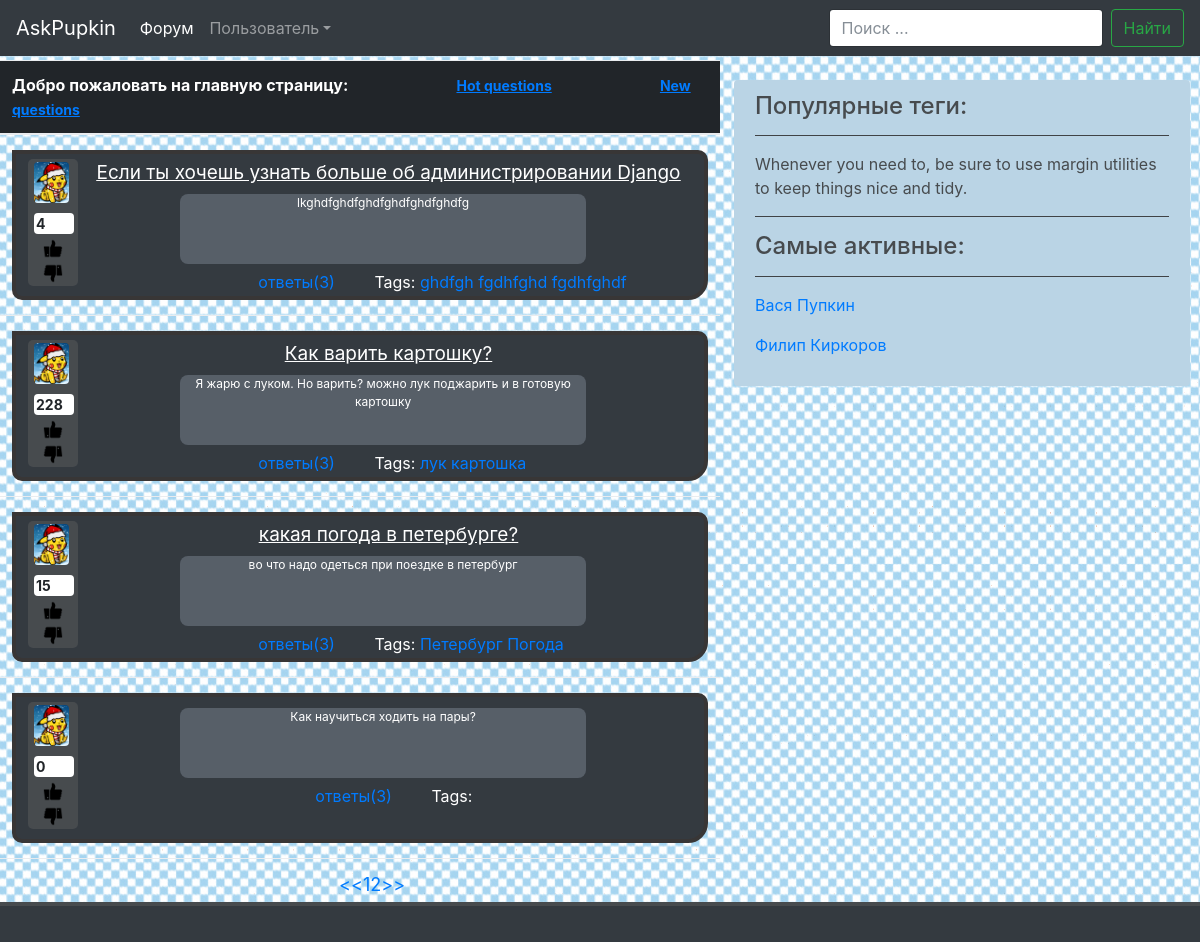
The app's page /, older data.
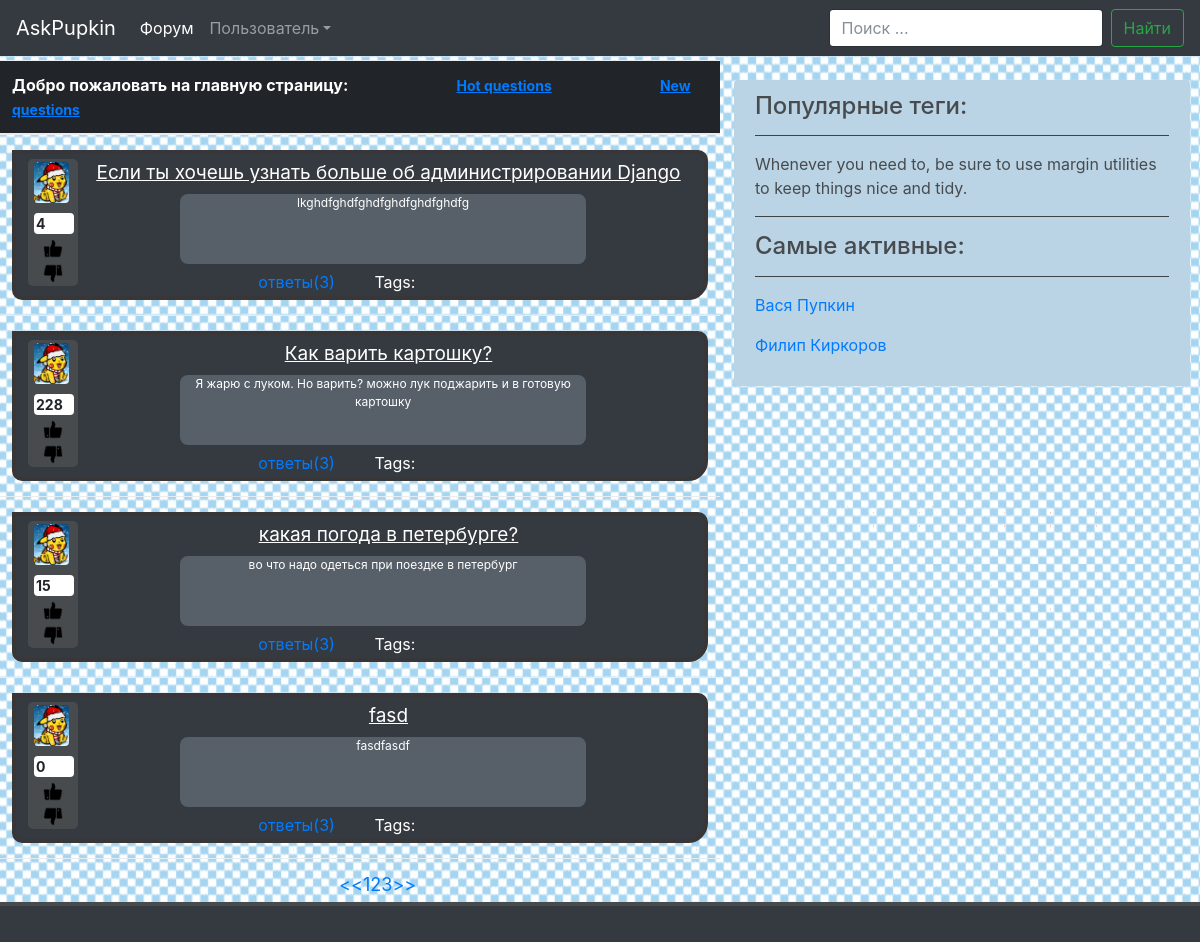
The same page, newer data.
### blog/models.py (models this page shows, shortened)
class Question(models.Model):
	title = models.CharField(max_length=255, verbose_name="заголовок")
	text = models.TextField(verbose_name="текст")
	author = models.ForeignKey(User, verbose_name="автор")
	tags = models.ManyToManyField("Tag")
	rating_num = models.IntegerField(verbose_name='рейтинг', default=0)
	added_on = models.DateTimeField(verbose_name='дата и время добавления', auto_now_add=True)
	objects = QuestionManager()
	class Meta:
		verbose_name = 'вопрос'
		verbose_name_plural = 'вопросы'

class Tag(models.Model):
	name = models.CharField(max_length=255, verbose_name="имя")
	objects = TagManager()
	def __str__(self):
		return self.name
	class Meta:
		verbose_name = 'тег'
		verbose_name_plural = 'теги'

### blog/views.py (the view)
# urls.py: url(r'^$', views.main , name='main'),
def main(request):
    success = request.GET.get('continue')
    page = paginate(request, Question.objects.all())
    user = {}
    if request.user.is_authenticated():
        user['first_name'] = request.user.first_name
        user['last_name'] = request.user.last_name
    return render(request, 'index.html', {'posts': page.object_list ,
                                          'paginator': page.paginator, 'page': page, 'success': success, 'user':user})

### blog/views.py (called while the page is built)
def paginate(request , qs):
    try:
        limit = int(request.GET.get('limit', 4))
    except ValueError:
        limit = 4
    if limit > 100:
        limit = 4
    try:
        page = int(request.GET.get('page', 1))
    except ValueError:
        raise Http404
    paginator = Paginator(qs, limit)
    try:
        page = paginator.page(page)
    except EmptyPage:
        page = paginator.page(paginator.num_pages)
    paginator.baseurl = '/?page='
    paginator.startnav = page.number - 2
    paginator.endnav = page.number + 2
    return page

### templates/index.html (shortened to what this page needs)
{% extends "base.html" %}
{% load staticfiles %}
{% block content %}
    <table class="table">
      <thead class="thead-inverse">
        <tr>
          <th style="width: 200px;" colspan="3">
              {% if success == None %}
                    Добро пожаловать на главную страницу:
              {% endif %}
              <a href="{% url 'hot' %}" id="hq">Hot questions</a> <a href="{% url 'new' %}" id="hq">New questions</a> </th>
        </tr>
      </thead>
      <tbody>
      {% for item in posts %}
        <tr>
          <td colspan="4">
              <div class="thd">
                  <div class = "left" id="changeColor">
                      <figure class="figure">
                        <img src="{% static 'images/g.png' %}" class="figure-img img-fluid rounded" alt="A generic square placeholder image with rounded corners in a figure.">
                      </figure>
                      <p style="background-color: white; font-size: 14px; width: 40px; font-weight:bold; border-radius: 4px; padding-left: 2px; margin-bottom: 1px;"> {{ item.rating_num }}</p>
                        <a href="#"><img src="{% static 'images/like.png' %}" id="like"/></a>
                        <a href="#"><img src="{% static 'images/dislike.png' %}" id="like"/></a>
                  </div>
                  <div class="text">
                    <p class="Ttl"><a href="{% url 'questions' item.id %}" class="Ttl">{{ item.title }}</a></p>
                    <p class="fish">{{ item.text }}</p>
                  </div>
                  <div class="propwin">
                        <a href ="#" style="margin-right: 35px;"> ответы(3) </a>
                        Tags:
                        {% for tag in item.tags.all %}
                            <a href= "{% url 'tag' tag %}" class="question-tag">{{ tag }}</a>
                        {% endfor %}
                  </div>
                </div>
          </td>
        </tr>
        {% endfor %}
          <tr>
            <td>
                <nav><ul class="pagination">
                    {% if 1 == page.number %}
                    <li class="active">
                    {% else %}
                    <li>
                    {% endif %}
                    <a href="{{ paginator.baseurl }}1"> << </a>
                    </li>
                    {% for p in paginator.page_range %}
                        {% if p >= paginator.startnav %}
                            {% if p <= paginator.endnav %}
                                {% if p == page.number %}
                                <li class="active">
                                {% else %}
                                <li>
                                {% endif %}
                                    <a href="{{ paginator.baseurl }}{{ p }}">
                                    {{ p }}</a>
                                </li>
                            {% endif %}
                        {% endif %}
                    {% endfor %}
                    {% if paginator.num_pages == page.number %}
                    <li class="active">
                    {% else %}
                    <li>
                    {% endif %}
                    <a href="{{ paginator.baseurl }}{{ paginator.num_pages }}"> >> </a>
                </ul></nav>
            </td>
          </tr>
      </tbody>
    </table>
{% endblock %}

### templates/base.html (shortened to what this page needs)
{% load staticfiles %}
<!DOCTYPE html>
<head>
    <link href="{% static 'css/bootstrap.min.css' %}" type="text/css" rel="stylesheet">
	<link href="{% static 'css/common.css' %}" type="text/css" rel="stylesheet">
  </head>
  <body>
    <nav class="navbar navbar-expand-md navbar-dark bg-dark fixed-top">
      <a class="navbar-brand" href="{% url 'main' %}">AskPupkin</a>
      <div class="collapse navbar-collapse" id="navbarsExampleDefault">
        <ul class="navbar-nav mr-auto">
          <li class="nav-item active">
            <a class="nav-link" href="{% url 'main' %}">Форум <span class="sr-only">(current)</span></a>
          </li>
          <li class="nav-item dropdown">
            <a class="nav-link dropdown-toggle" href=" " id="dropdown01" data-toggle="dropdown" aria-haspopup="true" aria-expanded="false">Пользователь</a>
          </li>
        </ul>
        <form class="form-inline my-2 my-lg-0">
          <input class="form-control mr-sm-2" placeholder="Поиск ..." aria-label="Search" type="text">
          <button class="btn btn-outline-success my-2 my-sm-0" type="submit">Найти</button>
        </form>
      </div>
    </nav>
    <div class="container">
      <div class="starter-template">
        <h1><br/></h1>
      </div>
    </div>
    {% block content %}
    {% endblock %}
    <div class="alert  tags" role="alert" >
        <h4 class="alert-heading">Популярные теги:</h4>
        <hr color ="#474B4E">
        <p class="mb-0">Whenever you need to, be sure to use margin utilities to keep things nice and tidy.</p>
        <hr color ="#474B4E">
        <h4 class="alert-heading">Самые активные:</h4>
        <hr color ="#474B4E">
        <p class="mb-0"><a href="#">Вася Пупкин</a><p>
        <p class="mb-0"><a href="#">Филип Киркоров</a><p>
    </div>
    <div id="footer">
 </div>
</body>

### askbusov/static/css/common.css (style rules this page uses)
.figure { width: 35px; height: 35px; margin-right: 3%; }
body { background-image: url(../images/penza.jpg); }
.table { width: 60%; }
#hq { margin-left: 15%; text-decoration: underline; font-size: 14px; }
td { margin-top: 10px; }
.thd { border: 4px solid #383636; margin: 3px 0px; padding: 5px 5px; height: 150px; border-radius: 0 10px 20px; background-color: #343a40; min-width: 200px; overflow: hidden; }
.propwin { width: 60%; position: relative; top: -20px; left: 35%; color: white; min-width: 300px; overflow: hidden; }
.fish { color: white; position: relative; background-color: #575F68; width: 60%; float: left; margin-left: 15%; border-radius: 8px; height: 70px; top: -10px; font-size: 12px; }
.tags { position: fixed; width: 38%; top: 80px; right: 10px; background-color: #BAD4E5; color: #474B4E; }
#footer { position: fixed; height: 40px; background-color: #343a40; bottom: 0px; width: 100%; border-top: 4px solid #474B4E; }
.left { background-color: #474B4E; width: 50px; float: left; margin-left: 7px; border-radius: 5px; padding-left: 6px; padding-top: 3px; padding-bottom: 3px; }
.text { height: 50px; text-align: center; }
.Ttl { padding-bottom: 0; color : white; text-decoration: underline; font-size: 19px; }
#like, #dislike { width: 20px; height: 20px; margin-left: 20%; cursor: pointer; }
.pagination { font-size: 18px; margin-left: 47%; }
.active { color: red; text-decoration: none; }

Row changes from the older to the newer data that the page shows:
removed Tag: name "ghdfgh", shown under Question "Если ты хочешь узнать больше об администрировании Django"
removed Tag: name "fgdhfghd", shown under Question "Если ты хочешь узнать больше об администрировании Django"
removed Tag: name "fgdhfghdf", shown under Question "Если ты хочешь узнать больше об администрировании Django"
removed Tag: name "лук", shown under Question "Как варить картошку?"
removed Tag: name "картошка", shown under Question "Как варить картошку?"
removed Tag: name "Петербург", shown under Question "какая погода в петербурге?"
removed Tag: name "Погода", shown under Question "какая погода в петербурге?"
removed Question: rating_num "0", text "Как научиться ходить на пары?"
added Question: rating_num "0", title "fasd", text "fasdfasdf"
Text that changed along with them:
new list line: "3"
